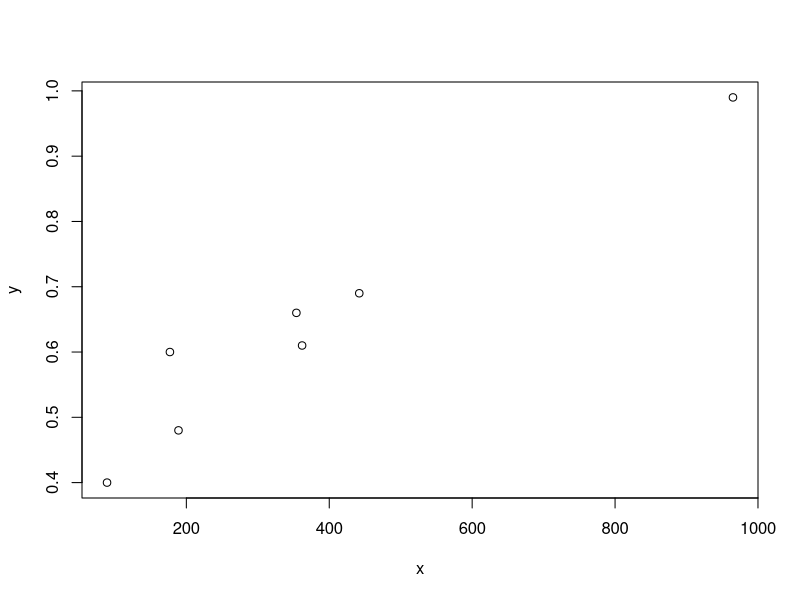
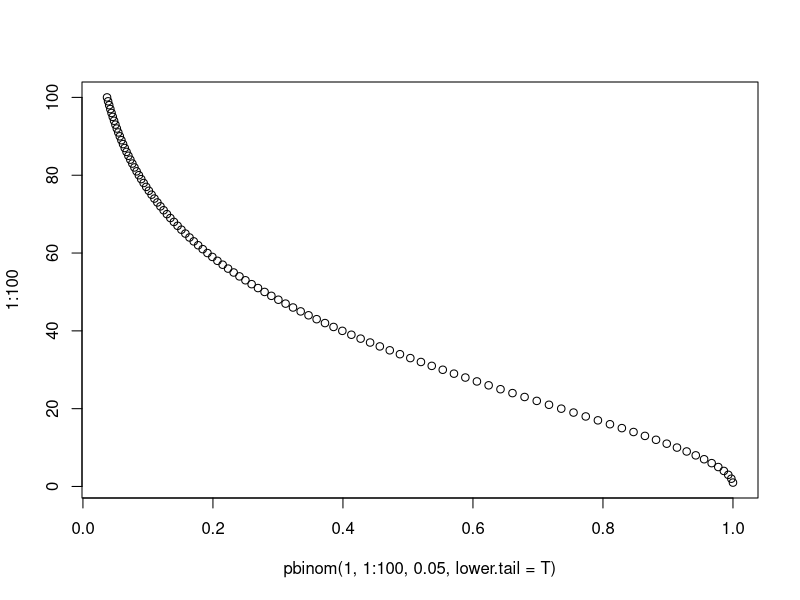
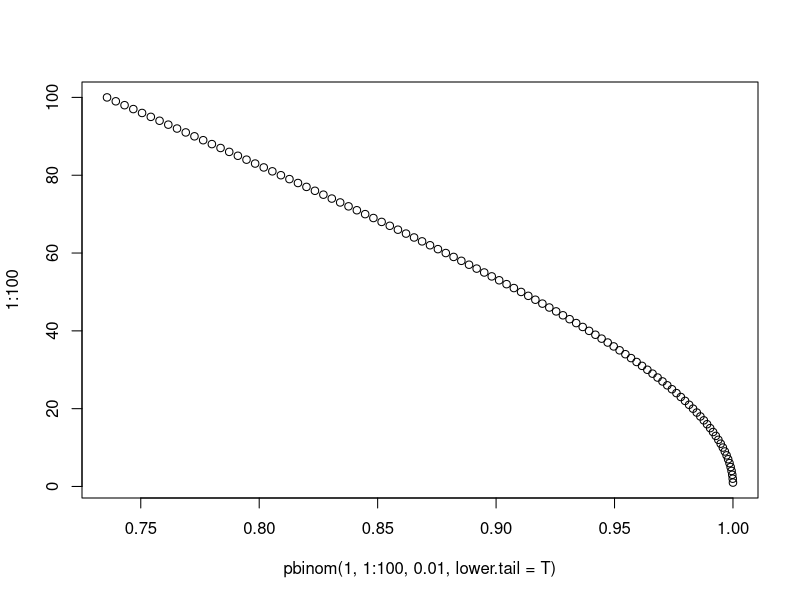

Here is the R script that generated these plots, in order:
# hw_lect24_1
# a)
x <- c(89, 177 ,189 ,354, 362, 442, 965)
y <- c(.40, .60, .48 ,.66 ,.61 ,.69 ,.99)
plot(x,y)

# b)
lm.1 = lm(y~x)
lm.1$coefficients[2]  # beta coeff.
# 0.0006210758
# We estimate that with each increase in x by 1 will lead to an increase in y by 0.0006210758

# c)
summary(lm.1)$sigma  # S_e
# 0.05404525
# The typical deviation of y about the fit is about 0.05404525.

# hw_lect25_1
# a)
set.seed(123) # Use this line to make sure we all get the same answes.
n = 20
y = 1 + rnorm(n,0,1)
x1 = runif(n,-1,1)
x2 = runif(n,-1,1)
x3 = runif(n,-1,1)
x4 = runif(n,-1,1)
x5 = runif(n,-1,1)
x6 = runif(n,-1,1)
x7 = runif(n,-1,1)
x8 = runif(n,-1,1)
x9 = runif(n,-1,1)
x10 = runif(n,-1,1)
lm.2 = lm(y~x1+x2+x3+x4+x5+x6+x7+x8+x9+x10)
# test of model utility
# look at "p-value" next to the fstatistic in summary
# 0.2846
# t test on each 10 coeffs
summary(lm.2)$coeff[,4]

# b)
# 0.2846 > alpha = 0.1, therefore there are no useful predictors

# c)
# There are 4 predictors with p-value < alpha = 0.1.

# hw_lect25_2
# c)
plot(pbinom(1,1:100,0.05,lower.tail = T),1:100)
plot(pbinom(1,1:100,0.01,lower.tail = T),1:100)
